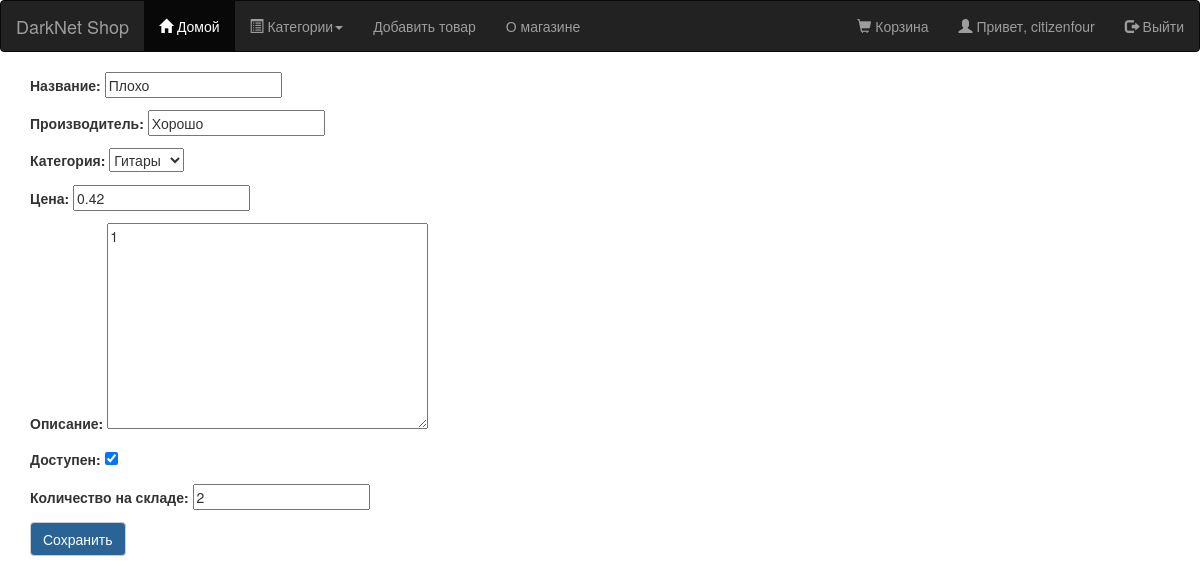
Page /product/21/plokho/edit/ (signed in) on the committed database.
### core_shop/models.py (models this page shows, shortened)
class Product(models.Model):
    category = models.ForeignKey(Category, related_name='products', verbose_name="Категория")
    name = models.CharField(max_length=255, unique=True, verbose_name="Название")
    brand = models.CharField(max_length = 50, verbose_name="Производитель")
    slug = models.SlugField(max_length=255, unique=True, help_text='Уникальное значение для ULR продукта')
    description = models.TextField(blank=True, verbose_name="Описание")
    price = models.DecimalField(max_digits=10, decimal_places=2, verbose_name="Цена")
    count = models.PositiveIntegerField(verbose_name="Количество на складе")
    available = models.BooleanField(default=True, verbose_name="Доступен")
    created_at = models.DateTimeField(auto_now_add=True)
    updated_at = models.DateTimeField(auto_now=True)
    profile = models.ForeignKey(Profile, null = True,  related_name = 'Профиль')
    class Meta:
        db_table = 'products'
        ordering = ['name']
        index_together = [['id', 'slug']]
        verbose_name = "Продукт"
        verbose_name_plural = "Продукты"

class Category(models.Model):
    name = models.CharField(max_length=50)
    slug = models.SlugField(max_length=50, unique=True, help_text='Уникальное значение для URL категории')
    description = models.TextField(max_length = 2000)
    is_active = models.BooleanField(default = True)
    created_at = models.DateTimeField(auto_now_add = True)
    updated_at = models.DateTimeField(auto_now = True)
    class Meta:
        db_table = 'categories'
        ordering = ['name']
        verbose_name = 'Категория'
        verbose_name_plural = 'Категории'
    def __str__(self):
        return self.name

### core_shop/views.py (the view)
# urls.py: url(r'^product/(?P<id>\d+)/(?P<slug>[-\w]+)/edit/$', views.product_edit, name='product_edit'),
def product_edit(request, id, slug):
    product = get_object_or_404(Product, id = id, slug = slug)
    if request.user != product.profile.user or not request.user.is_authenticated:
        return redirect('/')
    if request.method == "POST":
        form = ProductForm(request.POST, instance = product)
        if form.is_valid():
            product = form.save(commit = False)
            product.created_at = timezone.now()
            product.updated_at = timezone.now()
            product.slug = slugify(unidecode(product.name))
            product.save()
            return redirect('/')
    else:
        form = ProductForm(instance = product)
        return render(request, 'shop/product/product_edit.html', {'form' : form})

### core_shop/forms.py
class ProductForm(forms.ModelForm):
    class Meta:
        model = Product
        fields = ('name', 'brand', 'category', 'price', 'description', 'available', 'count',  )

### core_shop/templates/shop/product/product_edit.html (shortened to what this page needs)
{% extends 'shop/base.html' %}
{% load static %}
{% block content %}
	<form method = "POST" class = "post-form">{% csrf_token %}
		{{ form.as_p  }}
		<button type = "submit" class = "save btn btn-default">Сохранить</button>
	</form>
{% endblock %}

### core_shop/templates/shop/base.html (shortened to what this page needs)
{% load static %}
<!DOCTYPE html>
<html lang="en">
<head>
	<link rel="stylesheet" href="https://maxcdn.bootstrapcdn.com/bootstrap/3.3.7/css/bootstrap.min.css">
	<link rel="stylesheet" href="{% static "css/style.css" %}">
</head>
<body>
	<section id = "header">
<nav class="navbar navbar-inverse">
	<div class="navbar-header">
		<a class="navbar-brand" href="/">DarkNet Shop</a>
	</div>
	<div id="navbarCollapse" class="collapse navbar-collapse">
		<ul class="nav navbar-nav">
			<li class="active"><a href="/"><span class="glyphicon glyphicon-home"></span> Домой</a></li>
			<li class=dropdown>
				<a class="dropdown-toggle" data-toggle="dropdown" href="#"><span class="glyphicon glyphicon-list-alt"></span> Категории<span class="caret"></span></a>
			</li>
			{% if user.profile.customer %}
			<li><a href="{% url 'core_shop:product_new' %}">Добавить товар</a></li>
			{% endif %}
			<li><a href="#">О магазине</a></li>
		</ul>
	<ul class="nav navbar-nav navbar-right">
		<li><a href="#"><span class="glyphicon glyphicon-shopping-cart"></span> Корзина</a></li>
		{% if user.is_authenticated %}
		<li><a href="#"><span class='glyphicon glyphicon-user'></span> Привет, {{ user.username  }}</a></li>
		<li><a href="/logout"><span class='glyphicon glyphicon-log-out'></span> Выйти</a></li>
		{% else  %}
		<li><a href="/login"><span class="glyphicon glyphicon-log-in"></span> Войти</a></li>
		{% endif %}
	</ul>
	</div>
</nav>
	</section>
    <section id="content row" class="container">
	{% block content %}{% endblock %}
    </section>
</body>
</html>

### core_shop/static/css/style.css (style rules this page uses)
.btn { background: #2a6496; color: white; }

### rows in the picture
Product: name "Плохо", brand "Хорошо", category "Гитары", price "0.42", description "1", available "☑", count "2"

### other values in the picture
{{ user.username }} "citizenfour"
